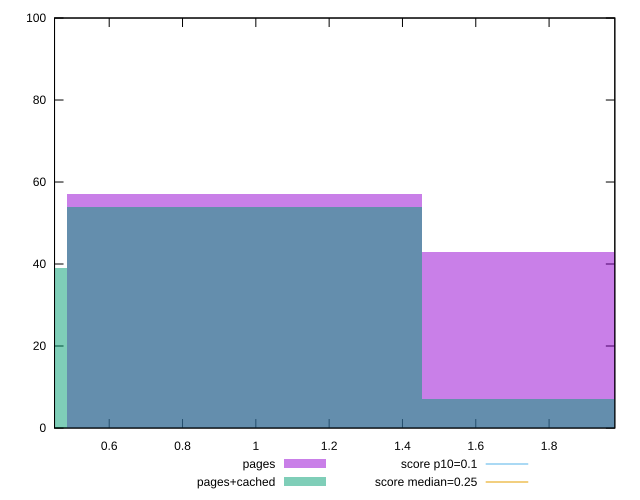

This figure's gnuplot source:
reset

$pages <<EOF
0.9686571722705757 57
1.9373143445411514 43
EOF

$pagesCached <<EOF
0.9686571722705757 54
0 39
1.9373143445411514 7
EOF

set key outside below
set boxwidth 0.9686571722705757
set xrange [0.45085449218749996:1.9793298882378472]
set yrange [0:100]
set trange [0:100]
set style fill transparent solid 0.5 noborder

set parametric
set terminal svg size 640, 500 enhanced background rgb 'white'
set output "report_0_00242021-02-20T12:25:28.543Z/cumulative-layout-shift/comparison/histogram/0_vs_1.svg"

plot $pages title "pages" with boxes, \
     $pagesCached title "pages+cached" with boxes, \
     0.1,t title "score p10=0.1", \
     0.25,t title "score median=0.25"

reset
